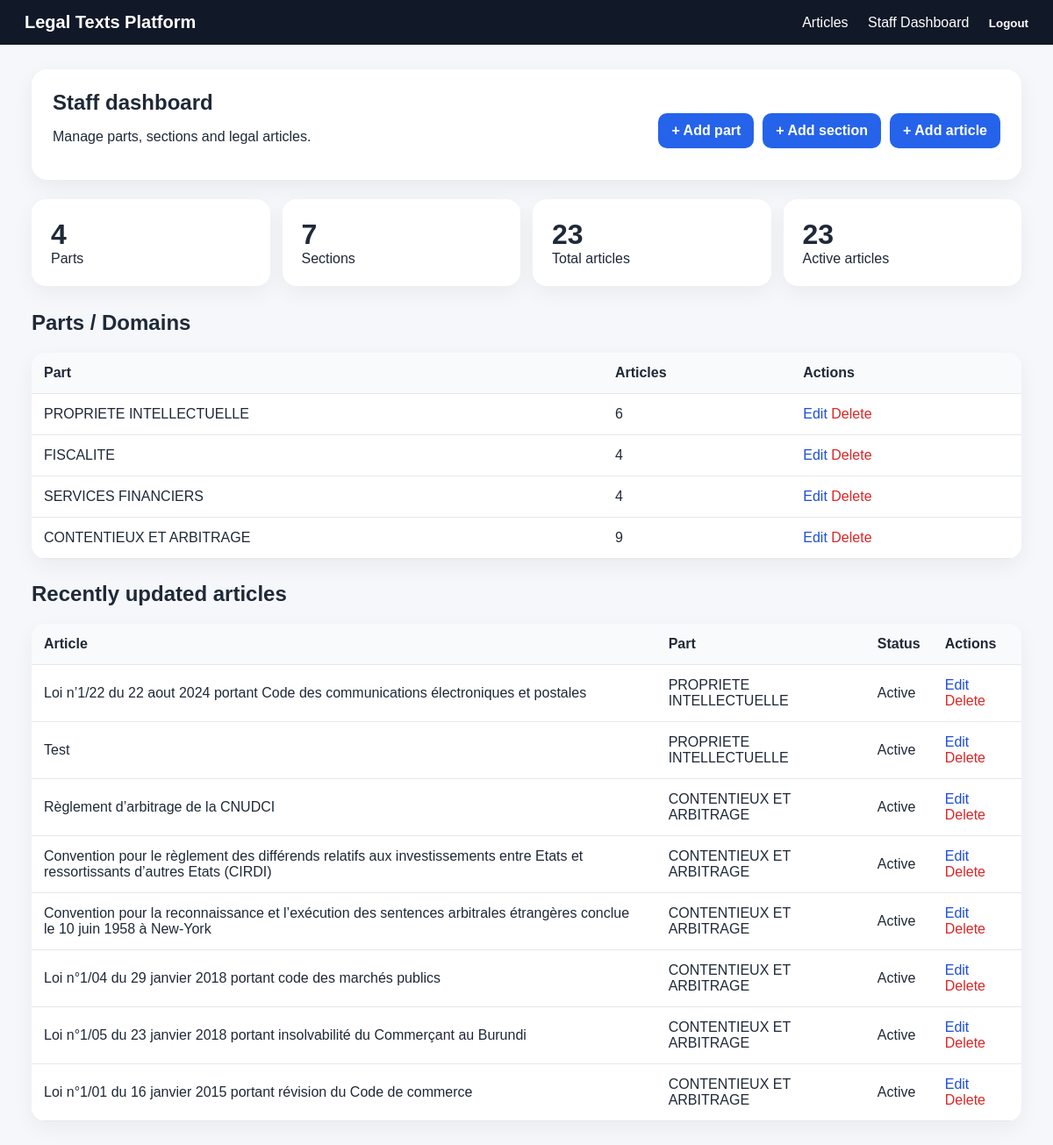
The page /dashboard/ (signed in) on the database its author committed.
### legaltexts/models.py (models this page shows, shortened)
class Part(models.Model):
    title = models.CharField(max_length=255, unique=True)
    description = models.TextField(blank=True)
    order = models.PositiveIntegerField(default=0)
    class Meta:
        ordering = ['order', 'title']

class LegalArticle(models.Model):
    section = models.ForeignKey(Section, on_delete=models.CASCADE, related_name='articles')
    title = models.CharField(max_length=500)
    reference_number = models.CharField(max_length=120, blank=True)
    content = models.TextField(blank=True, help_text='Full text, notes, or useful extract.')
    keywords = models.CharField(max_length=500, blank=True)
    source_link = models.URLField(blank=True)
    order = models.PositiveIntegerField(default=0)
    is_active = models.BooleanField(default=True)
    created_at = models.DateTimeField(auto_now_add=True)
    updated_at = models.DateTimeField(auto_now=True)
    class Meta:
        ordering = ['section__part__order', 'section__order', 'order', 'title']

class Section(models.Model):
    part = models.ForeignKey(Part, on_delete=models.CASCADE, related_name='sections')
    title = models.CharField(max_length=255)
    description = models.TextField(blank=True)
    order = models.PositiveIntegerField(default=0)
    class Meta:
        ordering = ['part__order', 'order', 'title']
        unique_together = ('part', 'title')

### legaltexts/views.py (the view)
# urls.py: path('dashboard/', views.dashboard, name='dashboard'),
@login_required
@user_passes_test(staff_required)
def dashboard(request):
    context = {
        'parts_count': Part.objects.count(),
        'sections_count': Section.objects.count(),
        'articles_count': LegalArticle.objects.count(),
        'active_articles_count': LegalArticle.objects.filter(is_active=True).count(),
        'parts': Part.objects.annotate(article_count=Count('sections__articles')).order_by('order', 'title'),
        'recent_articles': LegalArticle.objects.select_related('section', 'section__part').order_by('-updated_at')[:8],
    }
    return render(request, 'legaltexts/dashboard.html', context)

### legaltexts/views.py (called while the page is built)
def staff_required(user):
    return user.is_authenticated and user.is_staff

### legaltexts/templates/legaltexts/dashboard.html
{% extends 'legaltexts/base.html' %}
{% block content %}
<section class="hero">
    <div>
        <h1>Staff dashboard</h1>
        <p>Manage parts, sections and legal articles.</p>
    </div>
    <div class="actions">
        <a class="primary" href="{% url 'part_add' %}">+ Add part</a>
        <a class="primary" href="{% url 'section_add' %}">+ Add section</a>
        <a class="primary" href="{% url 'article_add' %}">+ Add article</a>
    </div>
</section>
<div class="stats">
    <div><strong>{{ parts_count }}</strong><span>Parts</span></div>
    <div><strong>{{ sections_count }}</strong><span>Sections</span></div>
    <div><strong>{{ articles_count }}</strong><span>Total articles</span></div>
    <div><strong>{{ active_articles_count }}</strong><span>Active articles</span></div>
</div>
<h2>Parts / Domains</h2>
<table>
    <thead><tr><th>Part</th><th>Articles</th><th>Actions</th></tr></thead>
    <tbody>
    {% for part in parts %}
        <tr>
            <td>{{ part.title }}</td>
            <td>{{ part.article_count }}</td>
            <td>
                <a href="{% url 'part_edit' part.id %}">Edit</a>
                <a class="danger" href="{% url 'part_delete' part.id %}">Delete</a>
            </td>
        </tr>
    {% endfor %}
    </tbody>
</table>
<h2>Recently updated articles</h2>
<table>
    <thead><tr><th>Article</th><th>Part</th><th>Status</th><th>Actions</th></tr></thead>
    <tbody>
    {% for article in recent_articles %}
        <tr>
            <td>{{ article.title }}</td>
            <td>{{ article.section.part.title }}</td>
            <td>{% if article.is_active %}Active{% else %}Inactive{% endif %}</td>
            <td>
                <a href="{% url 'article_edit' article.id %}">Edit</a>
                <a class="danger" href="{% url 'article_delete' article.id %}">Delete</a>
            </td>
        </tr>
    {% endfor %}
    </tbody>
</table>
{% endblock %}

### legaltexts/templates/legaltexts/base.html (shortened to what this page needs)
{% load static %}
<!DOCTYPE html>
<html lang="en">
<head>
    <link rel="stylesheet" href="{% static 'legaltexts/css/style.css' %}">
</head>
<body>
<header class="topbar">
    <div class="brand"><a href="{% url 'article_list' %}">Legal Texts Platform</a></div>
    <nav>
        {% if user.is_authenticated %}
            <a href="{% url 'article_list' %}">Articles</a>
            {% if user.is_staff %}<a href="{% url 'dashboard' %}">Staff Dashboard</a>{% endif %}
            <form method="post" action="{% url 'logout' %}" class="inline-form">{% csrf_token %}<button class="link-button">Logout</button></form>
        {% endif %}
    </nav>
</header>
<main class="container">
    {% block content %}{% endblock %}
</main>
</body>
</html>

### legaltexts/static/legaltexts/css/style.css (style rules this page uses)
* { box-sizing: border-box; }
body { margin: 0; font-family: Arial, sans-serif; background: #f5f7fb; color: #1f2937; }
a { color: #1d4ed8; text-decoration: none; }
.topbar { background: #111827; color: white; padding: 14px 28px; display: flex; justify-content: space-between; align-items: center; }
.topbar a { color: white; margin-left: 18px; }
.brand a { margin-left: 0; font-weight: bold; font-size: 20px; }
.container { width: min(1180px, 94%); margin: 28px auto; }
.hero { display: flex; justify-content: space-between; gap: 20px; align-items: center; background: white; padding: 24px; border-radius: 18px; box-shadow: 0 8px 24px rgba(0,0,0,.06); margin-bottom: 22px; }
.hero h1 { margin: 0 0 8px; }
button, .primary, .secondary { border: 0; padding: 11px 15px; border-radius: 10px; cursor: pointer; font-weight: 600; display: inline-block; }
button, .primary { background: #2563eb; color: white; }
.danger { color: #dc2626; }
.article-card, .detail-card, .auth-card, .form-card, table { background: white; border-radius: 16px; box-shadow: 0 8px 24px rgba(0,0,0,.05); }
.actions { display: flex; flex-wrap: wrap; gap: 10px; align-items: center; margin-top: 14px; }
.stats { display: grid; grid-template-columns: repeat(auto-fit, minmax(180px, 1fr)); gap: 14px; margin-bottom: 28px; }
.stats div { background: white; padding: 22px; border-radius: 16px; box-shadow: 0 8px 24px rgba(0,0,0,.05); }
.stats strong { display: block; font-size: 32px; }
table { width: 100%; border-collapse: collapse; margin-bottom: 26px; overflow: hidden; }
th, td { padding: 14px; border-bottom: 1px solid #e5e7eb; text-align: left; }
th { background: #f9fafb; }
.inline-form { display: inline; }
.link-button { background: transparent; color: white; padding: 0; margin-left: 18px; }

### rows shown on the page
Part: title "PROPRIETE INTELLECTUELLE", article_count "6"
Part: title "FISCALITE", article_count "4"
Part: title "SERVICES FINANCIERS", article_count "4"
Part: title "CONTENTIEUX ET ARBITRAGE", article_count "9"
LegalArticle: title "Loi n’1/22 du 22 aout 2024 portant Code des communications électroniques et postales", section.part "PROPRIETE INTELLECTUELLE", is_active "Active"
LegalArticle: title "Test", section.part "PROPRIETE INTELLECTUELLE", is_active "Active"
LegalArticle: title "Règlement d’arbitrage de la CNUDCI", section.part "CONTENTIEUX ET ARBITRAGE", is_active "Active"
LegalArticle: title "Convention pour le règlement des différends relatifs aux investissements entre Etats et ressortissants d’autres Etats (CIRDI)", section.part "CONTENTIEUX ET ARBITRAGE", is_active "Active"
LegalArticle: title "Convention pour la reconnaissance et l’exécution des sentences arbitrales étrangères conclue le 10 juin 1958 à New-York", section.part "CONTENTIEUX ET ARBITRAGE", is_active "Active"
LegalArticle: title "Loi n°1/04 du 29 janvier 2018 portant code des marchés publics", section.part "CONTENTIEUX ET ARBITRAGE", is_active "Active"
LegalArticle: title "Loi n°1/05 du 23 janvier 2018 portant insolvabilité du Commerçant au Burundi", section.part "CONTENTIEUX ET ARBITRAGE", is_active "Active"
LegalArticle: title "Loi n°1/01 du 16 janvier 2015 portant révision du Code de commerce", section.part "CONTENTIEUX ET ARBITRAGE", is_active "Active"

### other values the page prints
{{ parts_count }} "4"
{{ sections_count }} "7"
{{ articles_count }} "23"
{{ active_articles_count }} "23"
